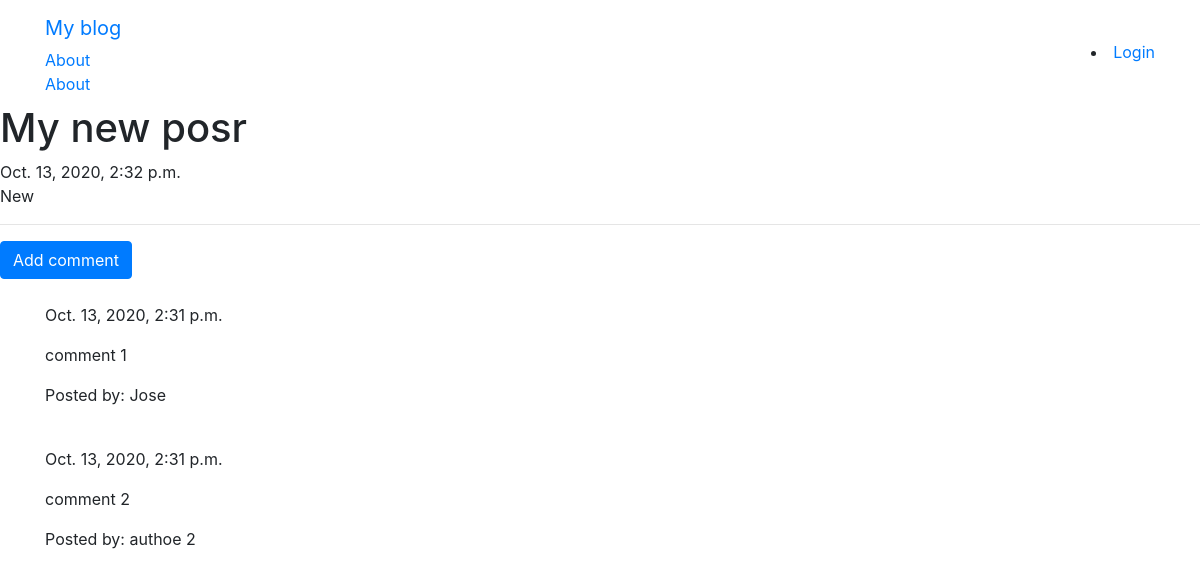
The app's page /post/4 with its own data.
### blog/models.py (models this page shows, shortened)
class Post(models.Model):
    author = models.ForeignKey('auth.User', on_delete=models.CASCADE)
    title = models.CharField(max_length=200)
    text = models.TextField()
    created_date = models.DateTimeField(default=timezone.now)
    published_date = models.DateTimeField(blank=True, null=True)

class Comment(models.Model):
    post = models.ForeignKey('blog.Post', related_name='comments', on_delete=models.CASCADE)
    author = models.CharField(max_length=200)
    text = models.TextField()
    created_date = models.DateTimeField(default=timezone.now())
    approved_comment = models.BooleanField(default=False)

### blog/views.py (the view)
# urls.py: url(r'^post/(?P<pk>\d+)$', views.PostDetailView.as_view(), name='post_detail'),
class PostDetailView(DetailView):
    model = Post

### blog/templates/blog/post_detail.html (shortened to what this page needs)
{% extends "blog/base.html" %}
{% block content %}
<h1>{{post.title}}</h1>
{% if post.published_date %}
<div>{{post.published_date}}</div>
{% else %}
<a class="btn btn-default" href="{% url 'post_publish' pk=post.pk %}">Publish</a>
{% endif %}
<div>
<p> {{ post.text|safe|linebreaksbr}}</p>
    <hr>
    <a class="btn btn-primary" href="{% url 'add_comment_to_post' pk=post.pk %}">Add comment</a>
    <div class="container">
        {% for comment in post.comments.all %}
        <br>
        {%if user.is_authenticated or comment.approved_comment%}
            {{comment.created_date}}
    <p>{{comment.text|safe|linebreaks}}</p>
    <p>Posted by: {{comment.author}}</p>
        {% endif %}
        {% empty %} <p>No Comments!</p>
        {% endfor %}
    </div>
</div>
{% endblock %}

### records on screen
Post: title "My new posr", published_date "Oct. 13, 2020, 2:32 p.m.", text "New"
Comment: created_date "Oct. 13, 2020, 2:31 p.m.", text "comment 1", author "Jose"
Comment: created_date "Oct. 13, 2020, 2:31 p.m.", text "comment 2", author "authoe 2"
